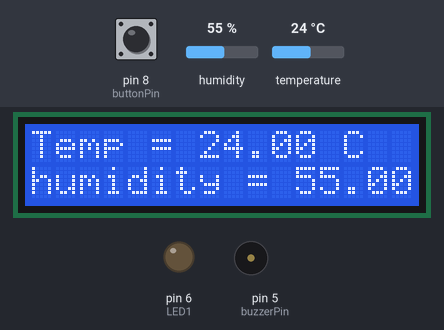
Simulated run of this sketch. Board: Arduino Nano, built with avr-gcc and run on an emulated ATmega328P. Shown: 16×2 character LCD, output pins drawn as LEDs (lit = HIGH), buzzer (waves = sounding, pin HIGH). The inputs (shaded band) are chosen by the test bench; at power-on: humidity 55 %, temperature 24 °C, pin 8 (buttonPin) LOW.

Above: at 1.2 s.
1.3 s: humidity set to 22 %
At 2.6 s:
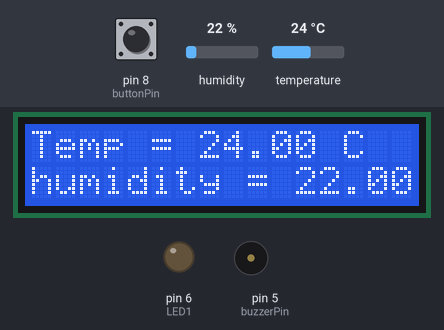
3.6 s: temperature set to 12 °C
At 5.1 s:
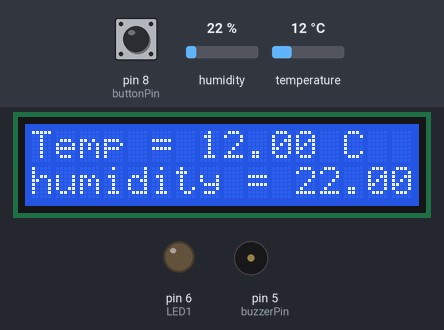
5.6 s: humidity set to 40 %
At 7.3 s:
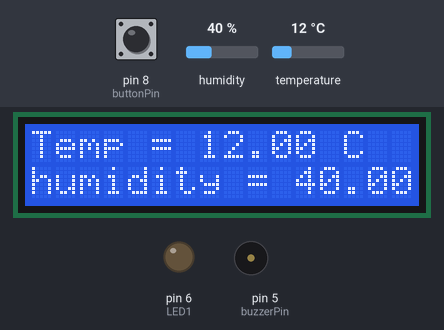
7.6 s: temperature set to 19 °C
At 8.7 s:
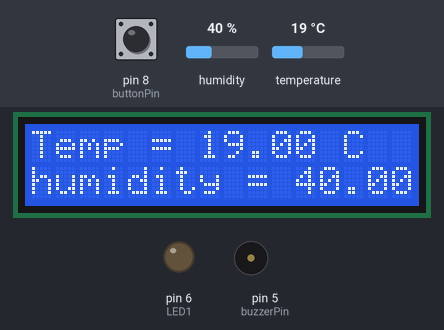
Timing chart, 0 to 10.6 s (numbered marks = the images above; inputs shaded):
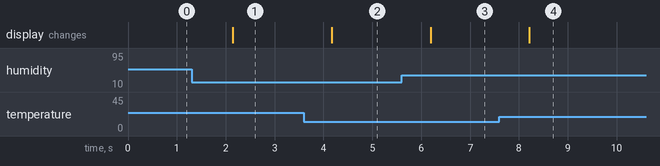

The sketch:

_10.final_project.ino
```cpp
//--- Begin code (copy from here)---
#include <Wire.h>
#include <LiquidCrystal_I2C.h>
const int  en = 2, rw = 1, rs = 0, d4 = 4, d5 = 5, d6 = 6, d7 = 7, bl = 3;
const int i2c_addr = 0x27;
LiquidCrystal_I2C lcd(i2c_addr, en, rw, rs, d4, d5, d6, d7, bl, POSITIVE);

#include "DHT.h";
#define DHTpin 7
#define DHTTYPE DHT11
DHT dht(DHTpin,DHTTYPE);
float hum; //store humidity value in percent
float temp; //store temperature value in Celcius

int buzzerPin = 5;
int LED1 = 6;
int LED2 =7;
int buttonPin = 8;
int relayPin = A7;

int buttonState;
int relayState = HIGH;
int lastButtonState = LOW;

unsigned long lastDebounceTime = 0;
unsigned long debounceDelay = 50;

void setup() {
  // put your setup code here, to run once:
  lcd.begin(16,2);
  dht.begin();
  pinMode(buzzerPin,OUTPUT);
  pinMode(LED1,OUTPUT);
  pinMode(LED2,OUTPUT);
  pinMode(buttonPin,INPUT);
  pinMode(relayPin,OUTPUT);

  digitalWrite(relayPin,relayState);

}

void loop() {
  // put your main code here, to run repeatedly:
  int reading = digitalRead(buttonPin);
  hum = dht.readHumidity();
  temp = dht.readTemperature();
  lcd.setCursor(0,0);
  lcd.print("Temp = ");
  lcd.print(temp);
  lcd.print(" C");
  lcd.setCursor(0,1);
  lcd.print("humidity = ");
  lcd.print(hum);
  lcd.print("%");
  if(temp >= 70){
    digitalWrite(LED1,HIGH);
    tone(buzzerPin,450);
    delay(500);
    digitalWrite(LED1,LOW);
    digitalWrite(LED2,HIGH);
    noTone(buzzerPin);
    delay(500);
    digitalWrite(LED2,LOW);
  }

  if (reading != lastButtonState) {
    // reset the debouncing timer
    lastDebounceTime = millis();
  }

  if ((millis() - lastDebounceTime) > debounceDelay) {
    // whatever the reading is at, it's been there for longer
    // than the debounce delay, so take it as the actual current state:

    // if the button state has changed:
    if (reading != buttonState) {
      buttonState = reading;

      // only toggle the LED if the new button state is HIGH
      if (buttonState == HIGH) {
        relayState = !relayState;
      }
    }
  }

  // set the LED:
  digitalWrite(relayPin, relayState);

  // save the reading.  Next time through the loop,
  // it'll be the lastButtonState:
  lastButtonState = reading;

}//--- End code (copy to here)---
```

Measured:
- after the input at 1.3 s, the display: changes after 0.84 s (image 1)
- after the input at 3.6 s, the display: changes after 0.57 s (image 2)
- after the input at 5.6 s, the display: changes after 0.59 s (image 3)
- after the input at 7.6 s, the display: changes after 0.62 s (image 4)
